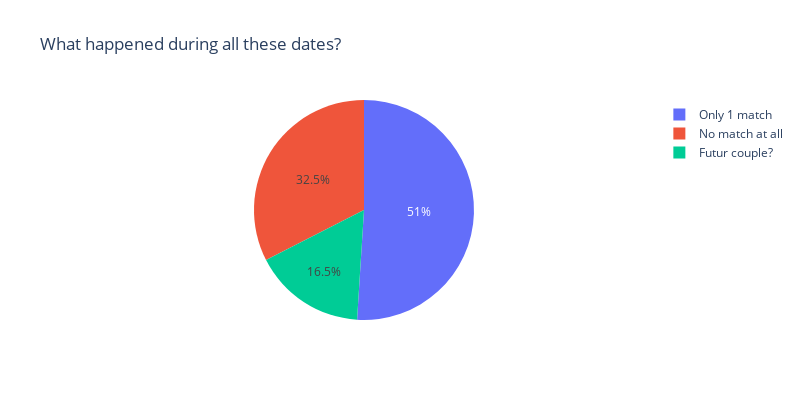

Write notebook code for a chart like this one.
### Code cell
#Number of match vs no match of the partner
rake_number = len(df[(df['partner_decision']==0) & (df['dec']==1)]) + len(df[(df['partner_decision']==1) & (df['dec']==0)]) 
rake = rake_number / len(df.index)
rake_rate = rake*100

#Number of no interest from both partners
nomore_number = len(df[(df['partner_decision']==0) & (df['dec']==0)]) 
nomore = nomore_number / len(df.index)
nomore_rate = nomore*100

#Number of match
matchs_number = len(df[(df['match']==1)]) 
matchs = matchs_number / len(df.index)
matchs_rate = matchs*100


d = {'Name': ['Only 1 match','No match at all', 'Futur couple?'],'Result': [rake_rate, nomore_rate, matchs_rate]}
split = pd.DataFrame(data=d)

fig = px.pie(split, values='Result',width=800, height=400, names="Name", title="What happened during all these dates?")
fig.show()

### Figure 1 — Plotly figure (JSON) as saved in the notebook; plotly's stock layout.template omitted (floating-point values rounded to 4 significant figures)
{"data": [{"domain": {"x": [0, 1], "y": [0, 1]}, "hovertemplate": "Name=%{label}<br>Result=%{value}<extra></extra>", "labels": ["Only 1 match", "No match at all", "Futur couple?"], "legendgroup": "", "name": "", "showlegend": true, "type": "pie", "values": [51.0, 32.53, 16.47]}], "layout": {"height": 400, "legend": {"tracegroupgap": 0}, "title": {"text": "What happened during all these dates?"}, "width": 800}}
